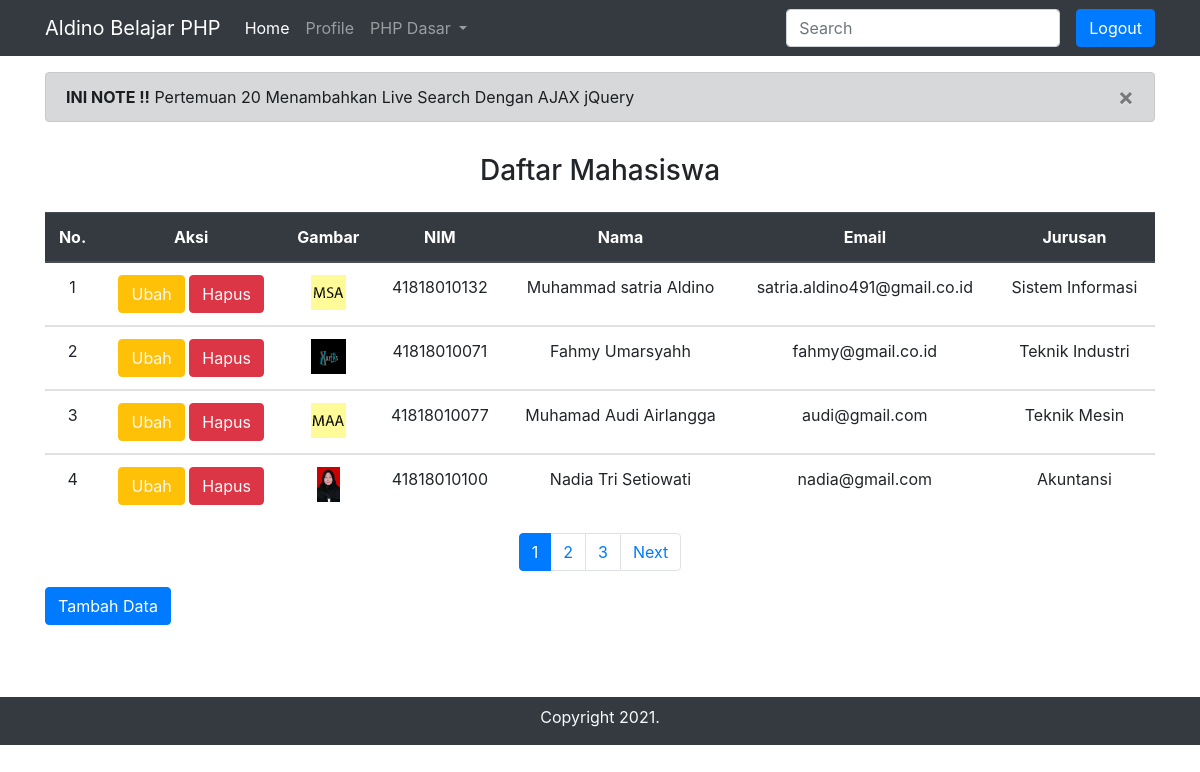
Screenshot of /pertemuan20/index.php (signed in) with the database file from the repository.
### tables this page shows
CREATE TABLE `mahasiswa` (
  `id` int(11) NOT NULL,
  `nim` char(11) NOT NULL,
  `nama` varchar(100) NOT NULL,
  `email` varchar(100) NOT NULL,
  `jurusan` varchar(100) NOT NULL,
  `gambar` varchar(100) NOT NULL
);

### pertemuan20/functions.php (called while the page is built, shortened)
<?php
$conn = mysqli_connect("localhost", "root", "", "phpdasar");
function query($query) {
    global $conn;
    $result = mysqli_query($conn, $query);
    $rows = [];
    while( $row = mysqli_fetch_assoc($result) ){
        $rows[] = $row;
    }
    return $rows;
}
?>

### pertemuan20/index.php (the view, shortened to what this page needs)
<?php
require 'functions.php';
$jumlahDataPerHalaman = 4;
$jumlahData = count(query("SELECT * FROM mahasiswa"));
$jumalahHalaman = ceil($jumlahData / $jumlahDataPerHalaman);
if( isset($_GET["halaman"]) ){
    $halamanAktif = $_GET["halaman"];
} else {
    $halamanAktif = 1;
}
$awalData = ( $jumlahDataPerHalaman * $halamanAktif ) - $jumlahDataPerHalaman;
$mahasiswa = query("SELECT * FROM mahasiswa LIMIT $awalData, $jumlahDataPerHalaman");
?>
<!DOCTYPE html>
<html lang="en">
<head>
    <link rel="stylesheet" href="https://cdn.jsdelivr.net/npm/bootstrap@4.6.0/dist/css/bootstrap.min.css" />
</head>
<body>
    <nav class="navbar navbar-expand-lg navbar-dark bg-dark fixed-top">
    <div class="container">
        <a class="navbar-brand" href="index.php">Aldino Belajar PHP</a>
  <div class="collapse navbar-collapse" id="navbarSupportedContent">
        <ul class="navbar-nav mr-auto">
        <li class="nav-item active">
            <a class="nav-link" href="index.php">Home <span class="sr-only">(current)</span></a>
        </li>
        <li class="nav-item">
            <a class="nav-link" href="http://localhost/phpdasar/index.html">Profile</a>
        </li>
        <li class="nav-item dropdown">
            <a class="nav-link dropdown-toggle" href="#" id="navbarDropdown" role="button" data-toggle="dropdown" aria-haspopup="true" aria-expanded="false">
            PHP Dasar
            </a>
        </li>
        </ul>
        <form class="form-inline my-2 my-lg-0" action="" method="POST">
        <input class="form-control mr-sm-2" type="search" placeholder="Search" aria-label="Search" name="keyword" autocomplete="off" id="keyword">
        <a class="btn btn-primary ml-2" href="logout.php">Logout</a>
        </form>
    </div>
  </div>
</nav>
    <div class="container pt-5 mt-2">
    <div class="alert alert-dark alert-dismissible fade show mt-3" role="alert">
    <strong>INI NOTE !!</strong> Pertemuan 20 Menambahkan Live Search Dengan AJAX jQuery
    <button type="button" class="close" data-dismiss="alert" aria-label="Close">
        <span aria-hidden="true">&times;</span>
    </button>
    </div>
    </div>
    <div class="container text-center pt-3 pb-3">
        <h3>Daftar Mahasiswa</h3>
    </div>
    <div class="container" id="wadah">
        <div class="table-responsive-md">
    <table class="table">
        <thead class="thead-dark">
            <tr class="text-center">
                <th scope="col">No.</th>
                <th scope="col">Aksi</th>
                <th scope="col">Gambar</th>
                <th scope="col">NIM</th>
                <th scope="col">Nama</th>
                <th scope="col">Email</th>
                <th scope="col">Jurusan</th>
            </tr>
        </thead>
        <?php $i = 1; ?>
        <?php foreach ($mahasiswa as $row) : ?>
        <tbody>
            <tr class="text-center">
                <td><?= $i++; ?></td>
                <td>
                    <a href="ubah.php?id=<?= $row["id"];?>" class="btn btn-warning text-light" role="button">Ubah</a>
                    <a href="hapus.php?id=<?= $row["id"];?>" onclick="return confirm('yakin hapus?')" class="btn btn-danger text-light" role="button">Hapus</a>
                </td>
                <td><img src="img/<?= $row["gambar"]; ?>" height="35px"></td>
                <td><?= $row["nim"]; ?></td>
                <td><?= $row["nama"]; ?></td>
                <td><?= $row["email"]; ?></td>
                <td><?= $row["jurusan"]; ?></td>
            </tr>
        </tbody>
        <?php endforeach ; ?>
    </table>
    </div>
    </div>
            <?php if( !isset( $_POST["cari"] ) ) : ?>
                <div class="container">
                    <div class="row">
                        <div class="col">
                        <nav aria-label="page navigation example">
                            <ul class="pagination pagination-md justify-content-center">
                            <?php for( $a = 1; $a <= $jumalahHalaman; $a++) : ?>
                                <?php if( $a == $halamanAktif ) : ?>
                                    <li class="page-item active" aria-current="page">
                                        <a class="page-link float-left" href="?halaman=<?= $a; ?>"><?= $a; ?></a>
                                    </li>
                                <?php else : ?>
                                    <li class="page-item">
                                        <a class="page-link float-left" href="?halaman=<?= $a; ?>"><?= $a; ?></a>
                                    </li>
                                <?php endif; ?>
                            <?php endfor; ?>
                            <?php if( $halamanAktif < $jumalahHalaman ) : ?>
                            <li class="page-item">
                                <a class="page-link" href="?halaman=<?=$halamanAktif +1; ?>">Next</a>
                            </li>
                            <?php endif; ?>
                            </ul>
                        </nav>
                        </div>
                    </div>
                </div>
            <?php endif; ?>
    <div class="container pb-5 mb-4">
        <div class="row">
            <div class="col">
                <a href="tambah.php" class="btn btn-primary">Tambah Data</a>
            </div>
        </div>
    </div>
    <footer class="bg-dark text-light">
        <div class="container">
            <div class="row pt-2">
                <div class="col text-center">
                    <p>Copyright 2021.</p>
                </div>
            </div>
        </div>
    </footer>
</body>
</html>

### rows the page displays
mahasiswa: gambar (picture), nim "41818010132", nama "Muhammad satria Aldino", email "satria.aldino491@gmail.co.id", jurusan "Sistem Informasi"
mahasiswa: gambar (picture), nim "41818010071", nama "Fahmy Umarsyahh", email "fahmy@gmail.co.id", jurusan "Teknik Industri"
mahasiswa: gambar (picture), nim "41818010077", nama "Muhamad Audi Airlangga", email "audi@gmail.com", jurusan "Teknik Mesin"
mahasiswa: gambar (picture), nim "41818010100", nama "Nadia Tri Setiowati", email "nadia@gmail.com", jurusan "Akuntansi"
